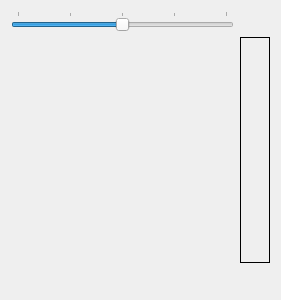
<?xml version="1.0" encoding="UTF-8"?>
<ui version="4.0">
 <class>ConnectomeView</class>
 <widget class="QWidget" name="ConnectomeView">
  <property name="geometry">
   <rect>
    <x>0</x>
    <y>0</y>
    <width>281</width>
    <height>300</height>
   </rect>
  </property>
  <property name="mouseTracking">
   <bool>true</bool>
  </property>
  <property name="windowTitle">
   <string>Form</string>
  </property>
  <layout class="QHBoxLayout" name="horizontalLayout">
   <item>
    <layout class="QVBoxLayout" name="verticalLayout_3">
     <item>
      <widget class="QSlider" name="BrightnessSlider">
       <property name="maximum">
        <number>100</number>
       </property>
       <property name="value">
        <number>50</number>
       </property>
       <property name="orientation">
        <enum>Qt::Horizontal</enum>
       </property>
       <property name="tickPosition">
        <enum>QSlider::TicksAbove</enum>
       </property>
       <property name="tickInterval">
        <number>25</number>
       </property>
      </widget>
     </item>
     <item>
      <widget class="QFrame" name="frame">
       <property name="frameShape">
        <enum>QFrame::NoFrame</enum>
       </property>
       <property name="frameShadow">
        <enum>QFrame::Plain</enum>
       </property>
       <layout class="QVBoxLayout" name="verticalLayout_2">
        <property name="margin">
         <number>0</number>
        </property>
       </layout>
      </widget>
     </item>
    </layout>
   </item>
   <item>
    <layout class="QVBoxLayout" name="verticalLayout">
     <item>
      <widget class="QLabel" name="MaxLabel">
       <property name="maximumSize">
        <size>
         <width>16777215</width>
         <height>20</height>
        </size>
       </property>
       <property name="font">
        <font>
         <pointsize>10</pointsize>
         <weight>75</weight>
         <bold>true</bold>
        </font>
       </property>
       <property name="text">
        <string notr="true"/>
       </property>
      </widget>
     </item>
     <item>
      <widget class="QLabel" name="BarLabel">
       <property name="minimumSize">
        <size>
         <width>30</width>
         <height>0</height>
        </size>
       </property>
       <property name="maximumSize">
        <size>
         <width>30</width>
         <height>16777215</height>
        </size>
       </property>
       <property name="frameShape">
        <enum>QFrame::Box</enum>
       </property>
       <property name="text">
        <string notr="true"/>
       </property>
       <property name="scaledContents">
        <bool>true</bool>
       </property>
      </widget>
     </item>
     <item>
      <widget class="QLabel" name="MinLabel">
       <property name="maximumSize">
        <size>
         <width>16777215</width>
         <height>20</height>
        </size>
       </property>
       <property name="font">
        <font>
         <pointsize>10</pointsize>
         <weight>75</weight>
         <bold>true</bold>
        </font>
       </property>
       <property name="text">
        <string notr="true"/>
       </property>
      </widget>
     </item>
    </layout>
   </item>
  </layout>
 </widget>
 <resources/>
 <connections/>
</ui>
